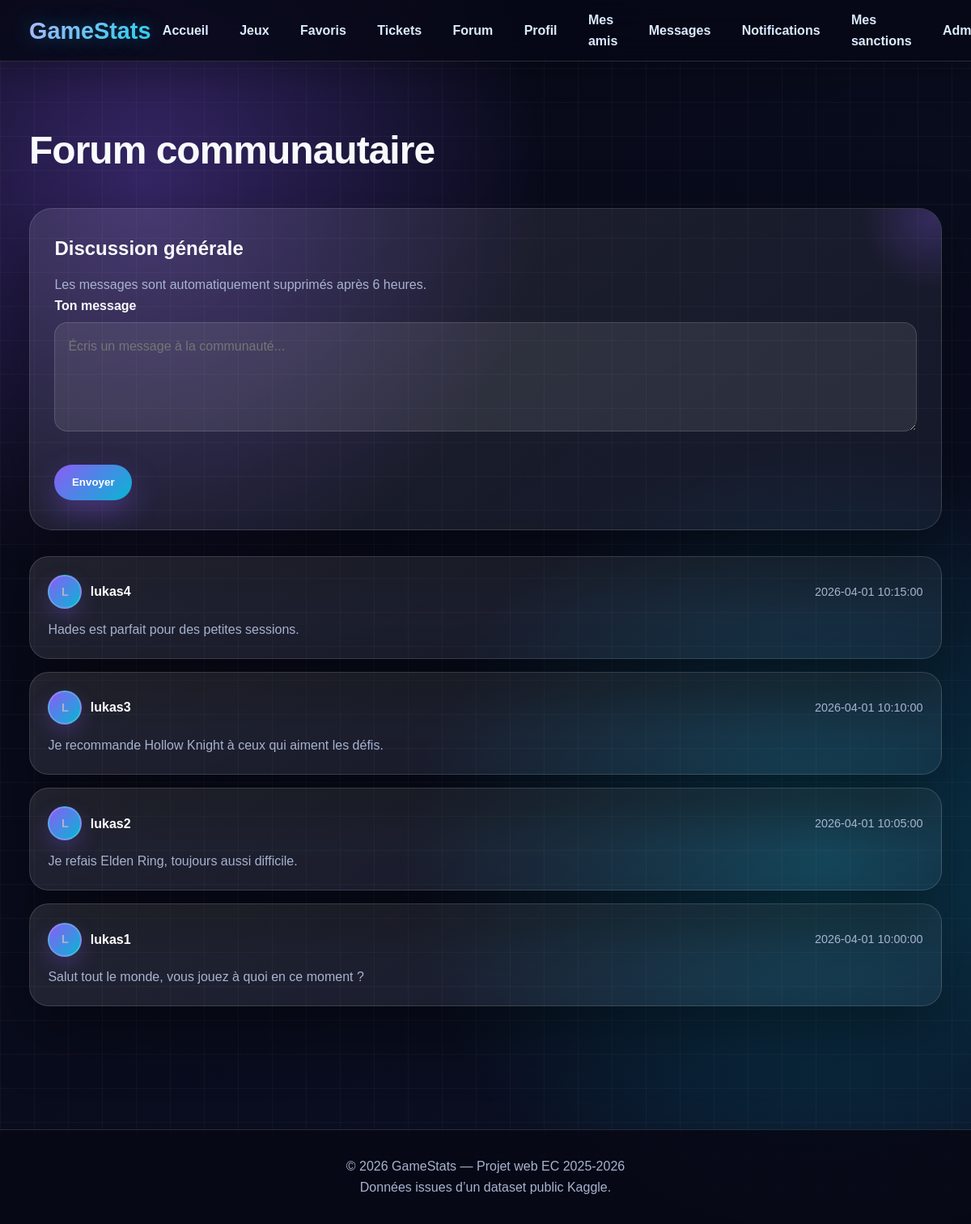
The app's page /forum.php (signed in) with its own data.
### tables this page shows
CREATE TABLE forum_messages (
    id INT AUTO_INCREMENT PRIMARY KEY,
    user_id INT NOT NULL,
    message TEXT NOT NULL,
    created_at DATETIME DEFAULT CURRENT_TIMESTAMP,
    FOREIGN KEY (user_id) REFERENCES users(id) ON DELETE CASCADE
);

CREATE TABLE users (
    id INT AUTO_INCREMENT PRIMARY KEY,
    username VARCHAR(50) NOT NULL UNIQUE,
    email VARCHAR(100) NOT NULL UNIQUE,
    password VARCHAR(255) NOT NULL,
    avatar VARCHAR(255) DEFAULT NULL,
    bio TEXT DEFAULT NULL,
    role ENUM('user', 'admin') DEFAULT 'user',
    is_banned TINYINT(1) DEFAULT 0,
    ban_reason VARCHAR(255) DEFAULT NULL,
    email_verified TINYINT(1) DEFAULT 0,
    email_verification_token VARCHAR(255) DEFAULT NULL,
    email_verified_at DATETIME DEFAULT NULL,
    created_at DATETIME DEFAULT CURRENT_TIMESTAMP
);

### www/forum.php (the view, shortened to what this page needs)
<?php
require_once 'includes/moderation.php';
$pdo->query('DELETE FROM forum_messages WHERE created_at < DATE_SUB(NOW(), INTERVAL 6 HOUR)');
$stmt = $pdo->query(
    'SELECT forum_messages.*, users.username, users.avatar
     FROM forum_messages
     INNER JOIN users ON forum_messages.user_id = users.id
     ORDER BY forum_messages.created_at DESC'
);
$messages = $stmt->fetchAll();
include 'includes/header.php';
?>
<section class="section">
    <div class="container">
        <h1 class="section-title">Forum communautaire</h1>
        <div class="info-box">
            <h2>Discussion générale</h2>
            <p>Les messages sont automatiquement supprimés après 6 heures.</p>
            <form action="forum.php" method="POST">
                <div class="form-group">
                    <label for="message">Ton message</label>
                    <textarea
                        id="message"
                        name="message"
                        placeholder="Écris un message à la communauté..."
                    ><?= htmlspecialchars($_POST['message'] ?? '') ?></textarea>
                </div>
                <button class="btn" type="submit">Envoyer</button>
            </form>
        </div>
        <div class="forum-list" id="forumMessagesList">
            <?php if (empty($messages)): ?>
                <div class="info-box">
                    <h2>Aucun message</h2>
                    <p>Sois le premier à lancer la discussion.</p>
                </div>
            <?php else: ?>
                <?php foreach ($messages as $message): ?>
                    <article class="forum-message">
                        <div class="forum-message-header forum-user-header">
                            <a href="user.php?id=<?= htmlspecialchars($message['user_id']) ?>" class="mini-user-link">
                                <span class="mini-user-avatar">
                                    <?php if (!empty($message['avatar'])): ?>
                                        <img
                                            src="assets/uploads/<?= htmlspecialchars(basename($message['avatar'])) ?>"
                                            alt="<?= htmlspecialchars($message['username']) ?>"
                                        >
                                    <?php else: ?>
                                        <?= htmlspecialchars(strtoupper(substr($message['username'], 0, 1))) ?>
                                    <?php endif; ?>
                                </span>
                                <strong><?= htmlspecialchars($message['username']) ?></strong>
                            </a>
                            <span><?= htmlspecialchars($message['created_at']) ?></span>
                        </div>
                        <p><?= nl2br(htmlspecialchars($message['message'])) ?></p>
                    </article>
                <?php endforeach; ?>
            <?php endif; ?>
        </div>
    </div>
</section>
<?php include 'includes/footer.php'; ?>

### www/assets/css/style.css (style rules this page uses)
* { box-sizing: border-box; margin: 0; padding: 0; }
:root { --bg: #070816; --bg2: #0b1024; --card: rgba(255,255,255,0.08); --text: #f8fafc; --muted: #a8b3cf; --primary: #8b5cf6; --secondary: #06b6d4; --border: rgba(255,255,255,0.14); --shadow: 0 30px 80px rgba(0,0,0,0.45); }
html, body { overflow-x: hidden; }
body { font-family: Arial, Helvetica, sans-serif; background: radial-gradient(circle at 15% 15%, rgba(139,92,246,0.35), transparent 30%), radial-gradient(circle at 85% 70%, rgba(6,182,212,0.28), transparent 35%), linear-gradient(135deg, var(--bg), var(--bg2)); color: var(--text); line-height: 1.6; min-height: 100vh; }
body::before { content: ""; position: fixed; inset: 0; background-image: linear-gradient(rgba(255,255,255,0.035) 1px, transparent 1px), linear-gradient(90deg, rgba(255,255,255,0.035) 1px, transparent 1px); background-size: 42px 42px; pointer-events: none; z-index: -1; }
a { color: inherit; text-decoration: none; }
.container { width: min(1180px, 92%); margin: 0 auto; }
.btn { display: inline-flex; align-items: center; justify-content: center; border: none; cursor: pointer; background: linear-gradient(135deg, var(--primary), var(--secondary)); color: white; padding: 0.9rem 1.35rem; border-radius: 999px; font-weight: 900; box-shadow: 0 15px 35px rgba(139,92,246,0.35); transition: 0.2s; width: fit-content; position: relative; overflow: hidden; margin-top: 0.75rem; margin-right: 0.65rem; margin-bottom: 0.35rem; }
.btn::after { content: ""; position: absolute; inset: 0; background: linear-gradient(120deg, transparent, rgba(255,255,255,0.25), transparent); transform: translateX(-120%); transition: 0.45s; }
.section { padding: 4.5rem 0; animation: fadeUp 0.6s ease both; }
.section-title { font-size: clamp(2.2rem, 4vw, 3.4rem); margin-bottom: 2rem; letter-spacing: -1px; }
.card, .game-card, .info-box, .auth-card, .filters, .table-wrapper { background: linear-gradient(145deg, rgba(255,255,255,0.10), rgba(255,255,255,0.045)); border: 1px solid var(--border); backdrop-filter: blur(20px); box-shadow: var(--shadow); border-radius: 28px; padding: 1.9rem; transition: transform 0.25s ease, box-shadow 0.25s ease, border-color 0.25s ease; }
.card p, .game-card p, .info-box p, .auth-card p { color: var(--muted); }
.form-group { margin-bottom: 1.35rem; }
label { display: block; font-weight: 900; margin-bottom: 0.45rem; }
input, select, textarea { width: 100%; border: 1px solid var(--border); background: rgba(255,255,255,0.09); color: white; padding: 1rem; border-radius: 16px; font: inherit; outline: none; transition: border-color 0.2s ease, box-shadow 0.2s ease, transform 0.2s ease; }
textarea { min-height: 135px; resize: vertical; }
.info-box { position: relative; overflow: hidden; }
.info-box::before { content: ""; position: absolute; width: 180px; height: 180px; right: -80px; top: -80px; background: radial-gradient(circle, rgba(139,92,246,0.25), transparent 70%); pointer-events: none; }
.info-box h2 { margin-bottom: 0.8rem; }
.forum-list { display: grid; gap: 1rem; margin-top: 2rem; }
.forum-message { background: linear-gradient(145deg, rgba(255,255,255,0.10), rgba(255,255,255,0.045)); border: 1px solid var(--border); border-radius: 24px; padding: 1.4rem; box-shadow: var(--shadow); backdrop-filter: blur(18px); transition: 0.25s; }
.forum-message-header { display: flex; justify-content: space-between; gap: 1rem; margin-bottom: 0.8rem; }
.forum-message-header strong { color: white; }
.forum-message-header span { color: var(--muted); font-size: 0.9rem; }
.forum-message p { color: var(--muted); }
.container { width: min(1440px, 94%); }
.mini-user-link { display: inline-flex; align-items: center; gap: 0.65rem; width: fit-content; }
.mini-user-avatar { width: 42px; height: 42px; border-radius: 50%; display: inline-grid; place-items: center; flex-shrink: 0; overflow: hidden; background: linear-gradient(135deg, var(--primary), var(--secondary)); color: white; font-weight: 900; border: 2px solid rgba(255,255,255,0.18); box-shadow: 0 10px 25px rgba(139,92,246,0.25); }
.forum-user-header { align-items: center; }

### records on screen
forum_messages: user.username "L", user.username "lukas4", created_at "2026-04-01 10:15:00", message "Hades est parfait pour des petites sessions."
forum_messages: user.username "L", user.username "lukas3", created_at "2026-04-01 10:10:00", message "Je recommande Hollow Knight à ceux qui aiment les défis."
forum_messages: user.username "L", user.username "lukas2", created_at "2026-04-01 10:05:00", message "Je refais Elden Ring, toujours aussi difficile."
forum_messages: user.username "L", user.username "lukas1", created_at "2026-04-01 10:00:00", message "Salut tout le monde, vous jouez à quoi en ce moment ?"
